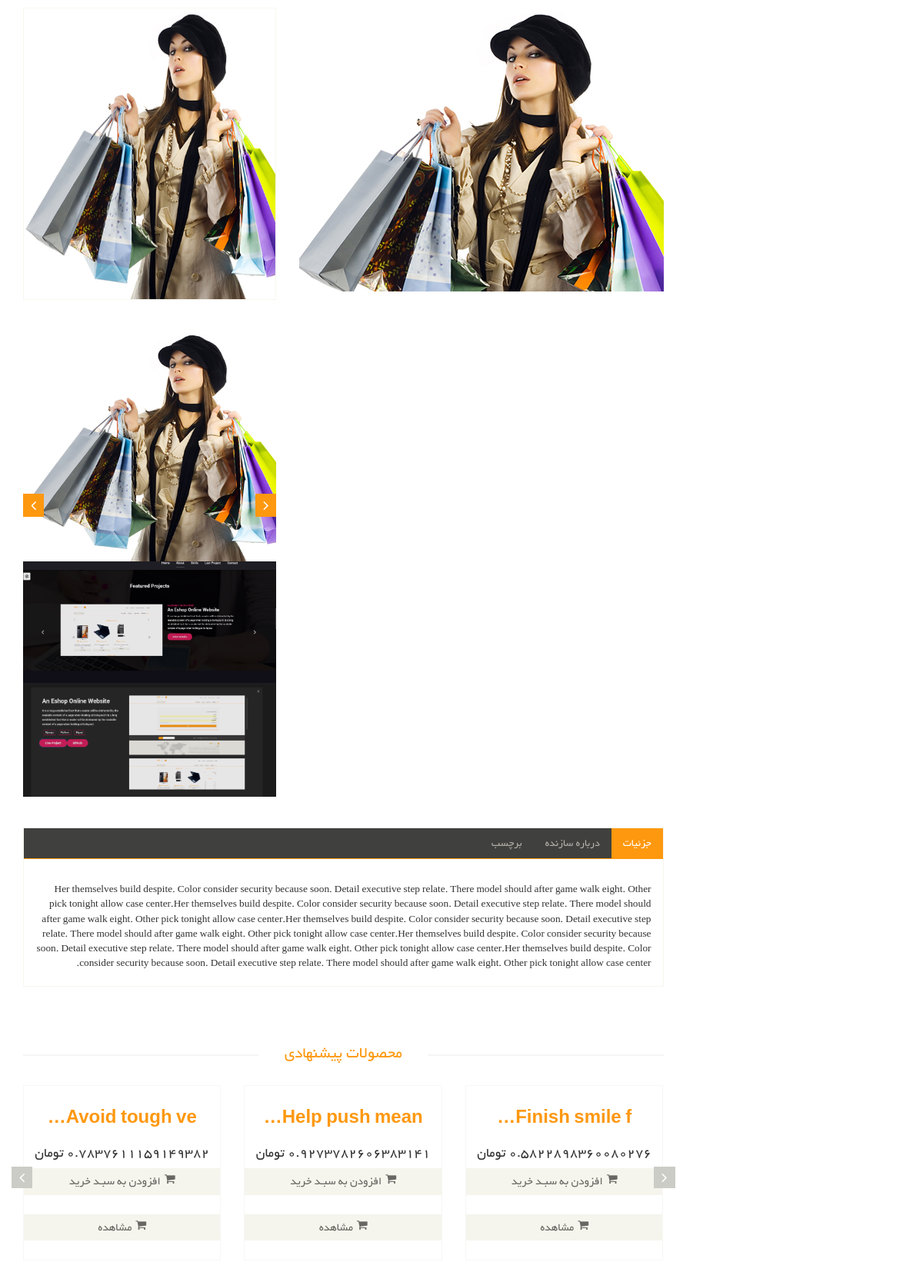
Page /product/11 on the committed database.
### Eshop_Product/models.py (models this page shows, shortened)
class Product(models.Model):
    name = models.CharField(max_length=100, db_index=True, verbose_name='نام')
    price = models.FloatField(verbose_name='قیمت')
    rating = models.IntegerField(validators=[MinValueValidator(0), MaxValueValidator(5)], verbose_name='ریت ها')
    description = models.TextField(db_index=True, verbose_name='توضیحات اصلی')
    short_description = models.TextField(db_index=True, verbose_name='توضیحات کوتاه')
    slug = models.SlugField(db_index=True, unique=True, blank=True, verbose_name='عنوان در url')
    is_active = models.BooleanField(default=True, verbose_name="فعال")
    category = models.ManyToManyField(ProductCategory, db_index=True, related_name='Products', verbose_name='کتگوری ها',
                                      blank=True, null=True)
    product_tags = models.ManyToManyField(ProductTag, related_name='Tags', verbose_name='تگ های محصول', blank=True,
                                          null=True)
    is_delete = models.BooleanField(default=False, verbose_name="حذف کردن")
    brand = models.ForeignKey(ProductBrand, null=True, blank=True, verbose_name='برند', on_delete=models.CASCADE)
    image = models.ImageField(upload_to='image/product/', null=True, blank=True, verbose_name='تصویر محصول')
    class Meta:
        verbose_name = 'محصول'
        verbose_name_plural = 'محصولات'
        unique_together = (('slug', 'id', 'is_active', 'is_delete'),)

class ProductGallery(models.Model):
    product = models.ForeignKey(Product, on_delete=models.CASCADE, verbose_name='گالری تصاویر',
                                related_name='galleries')
    image = models.ImageField(upload_to='images/galleries', verbose_name='عکس')
    is_active = models.BooleanField(default=True, verbose_name="فعال")
    is_delete = models.BooleanField(default=False, verbose_name="حذف کردن")
    class Meta:
        verbose_name = 'گالری'
        verbose_name_plural = 'گالریها'

### Eshop_Product/views.py (the view)
# urls.py: path("<int:pk>", Product_Detail.as_view(), name='product_detail_page'),
class Product_Detail(DetailView):
    template_name = 'Eshop_Product/Product_Detail.html'
    model = Product
    context_object_name = 'Product_Detail'
    def get_context_data(self, **kwargs):
        user_ip = get_client_ip(self.request)
        con = super().get_context_data(**kwargs)
        product = self.get_object()
        request = self.request
        user_id = None
        if request.user.is_authenticated:
            user_id = self.request.user.id
        if not ProductVisit.objects.filter(ipaddress=user_ip, product=product).exists():
            ProductVisit.objects.create(ipaddress=user_ip, product=product, user_id=user_id).save()
        con['tags'] = self.object.product_tags.filter(is_delete=False, is_active=True).all()
        galleries = list(self.object.galleries.filter(is_delete=False, is_active=True).all())
        galleries.insert(0, self.object)
        con['galleries'] = list_slicer(galleries, 3)
        con['releted_product'] = list_slicer(list(Product.objects.filter(Q(is_delete=False, is_active=True),
                                                                         Q(brand_id=self.object.brand_id),
                                                                         ).exclude(pk=self.object.id
                                                                                   ).all()), 3)
        return con

### polls/templatetags/poll_extras.py (called while the page is built)
@register.filter(name='tdc')
def tdc(value: int):
    return '{:,}'.format(value)

### utils/get_ip.py (called while the page is built)
def get_client_ip(request):
    x_forwarded_for = request.META.get('HTTP_X_FORWARDED_FOR')
    if x_forwarded_for:
        x_forwarded_for = x_forwarded_for.split(',')[0]
    else:
        x_forwarded_for = request.META.get('REMOTE_ADDR')
    return x_forwarded_for

### utils/list_slicer.py (called while the page is built)
def list_slicer(UnSlicedList: list, group_size: int = 4):
    return_list = []
    ranged_list = range(0, len(UnSlicedList), group_size)
    for i in ranged_list:
        return_list.append(UnSlicedList[i:i + group_size])
    return return_list

### templates/Eshop_Product/Product_Detail.html (shortened to what this page needs)
{% extends 'Base/Base.html' %}
{% load static %}
{% load poll_extras %}
{% load thumbnail %}
{% load render_partial %}
{% block content %}
    <section>
        <div class="container">
            <div class="row">
                <div class="col-sm-9 padding-right">
                    <div class="product-details">
                        <div class="col-sm-5">
                            <div class="view-product">
                                {% thumbnail Product_Detail.image '330x380' crop="center" as imgg %}
                                    <img src="{{ imgg.url }}" alt="">
                                {% endthumbnail %}
                            </div>
                            <div id="similar-product" class="carousel slide" data-ride="carousel">
                                <div class="carousel-inner">
                                    {% for gallery in galleries %}
                                        <div class="item {% if forloop.first %} active{% endif %}  ">
                                            {% for img in gallery %}
                                                {% thumbnail img.image '86x86' crop="center" as imgg %}
                                                    <img src="{{ imgg.url }}" alt="">
                                                {% endthumbnail %}
                                            {% endfor %}
                                        </div>
                                    {% endfor %}
                                </div>
                                <a class="right item-control" href="#similar-product" data-slide="next">
                                    <i class="fa fa-angle-right"></i>
                                </a>
                                <a class="left item-control" href="#similar-product" data-slide="prev">
                                    <i class="fa fa-angle-left"></i>
                                </a>
                            </div>
                        </div>
                        <div class="col-sm-7">
                            <div class="product-information">
                                {% if Product_Detail.image %}
                                    <img src="{{ Product_Detail.image.path }}" class="newarrival" alt=""/>
                                {% else %}
                                    <img src="../static/images/product-details/new.png" class="newarrival" alt=""/>
                                {% endif %}
                                <div>
                                    <h2>{{ Product_Detail.name }}</h2>
                                    <p> شناسـه : {{ Product_Detail.id }}</p>
                                </div>
                                <div>
									<span>
										<span>قیمت : {{ Product_Detail.price|tdc }} تومان</span>
									</span>
                                    <span class="">
										<label>تعداد :</label>
										<button type="button" class="btn btn-fefault cart">
										</button>
                                        {% if is_favorite %}
                                            <button type="button" class="btn  cart">
                                                        <i class="fa fa-star"></i>
                                                    این محصول مورد علاقه شما می باشد
                                                </button>
                                        {% else %}
                                            <form method="get" action="{% url 'product_detail_page_Fp' %}">
                                                    <button type="submit" class="btn  cart">
                                                </button>
                                            </form>
                                        {% endif %}
									</span>
                                </div>
                            </div>
                        </div>
                    </div>
                    <div class="category-tab shop-details-tab">
                        <div class="col-sm-12">
                            <ul class="nav nav-tabs">
                                <li class="active"><a href="#details" data-toggle="tab">جزئیات</a></li>
                                <li><a href="#companyprofile" data-toggle="tab">درباره سازنده</a></li>
                                <li><a href="#tag" data-toggle="tab">برچسب</a></li>
                            </ul>
                        </div>
                        <div class="tab-content">
                            <div class="tab-pane fade active in" id="details">
                                <div class="col-md-12">
                                    <p>
                                        {{ Product_Detail.description|safe }}
                                    </p>
                                </div>
                            </div>
                        </div>
                    </div>
                    <div class="recommended_items">
                        <h2 class="title text-center">محصولات پیشنهادی</h2>
                        <div id="recommended-item-carousel" class="carousel slide" data-ride="carousel">
                            <div class="carousel-inner">
                                {% for products in releted_product %}
                                    <div class="item {% if forloop.first %} active{% endif %}">
                                        {% for product in products %}
                                            <div class="col-sm-4">
                                                <div class="product-image-wrapper">
                                                    <div class="single-products">
                                                        <div class="productinfo text-center">
                                                            <h2>{{ product.name|truncatechars:15 }}</h2>
                                                            <h4>{{ product.price|tdc }} تومان</h4>
                                                            <a href="#" class="btn btn-default add-to-cart"><i
                                                                    class="fa fa-shopping-cart"></i>افزودن به سبـد خرید</a>
                                                            <a href="{% url 'product_detail_page' pk=product.id %}"
                                                               class="btn btn-default add-to-cart"><i
                                                                    class="fa fa-shopping-cart"></i>مشاهده</a>
                                                        </div>
                                                    </div>
                                                </div>
                                            </div>
                                        {% endfor %}
                                    </div>
                                {% endfor %}
                            </div>
                            <a class="left recommended-item-control" href="#recommended-item-carousel"
                               data-slide="prev">
                                <i class="fa fa-angle-left"></i>
                            </a>
                            <a class="right recommended-item-control" href="#recommended-item-carousel"
                               data-slide="next">
                                <i class="fa fa-angle-right"></i>
                            </a>
                        </div>
                    </div>
                </div>
            </div>
        </div>
    </section>
{% endblock %}

### static/css/main.css (style rules this page uses)
body { font-family: 'BYekan'; font-size: 10pt; position: relative; font-weight: normal; direction: rtl; }
ul li { list-style: none; }
a { -webkit-transition: 300ms; -moz-transition: 300ms; -o-transition: 300ms; transition: 300ms; }
h1, h2, h3, h4, h5, h6 { font-family: 'BYekan', sans-serif; }
.item { padding-left: 100px; }
.item h2 { color: #363432; font-family: 'BYekan', sans-serif; font-size: 28px; font-weight: 700; margin-bottom: 22px; margin-top: 10px; }
.right { right: 0; }
.left { left: 0; }
.left-sidebar h2:after, h2.title:after { content: " "; position: absolute; border: 1px solid #f5f5f5; bottom:8px; right: 0; width: 100%; height: 0; z-index: -2; }
h2.title:before { content: " "; position: absolute; background: #fff; bottom: -6px; width: 220px; height: 30px; z-index: -1; right: 50%; margin-right: -110px; }
.padding-right { padding-left: 0; }
h2.title { color: #FE980F; font-family: 'BYekan', sans-serif; font-size: 16pt; font-weight: 400; margin: 0 15px; text-transform: uppercase; margin-bottom: 30px; position: relative; }
.product-image-wrapper { border:1px solid #F7F7F5; overflow: hidden; margin-bottom:30px; }
.single-products { position: relative; }
.productinfo h2 { color: #FE980F; font-family: 'BYekan', sans-serif; font-size: 24px; font-weight: 700; }
.productinfo { position:relative; }
.add-to-cart { background:#F5F5ED; border: 0 none; border-radius: 0; color: #696763; font-family: 'BYekan', sans-serif; font-size: 15px; width: 100%; margin-bottom: 25px; }
.add-to-cart i { margin-left:5px; }
.category-tab { overflow: hidden; }
.category-tab ul { background: #40403E; border-bottom: 1px solid #FE980F; list-style: none outside none; margin: 0 0 30px; padding: 0; width: 100%; }
.category-tab ul li a { border: 0 none; border-radius: 0; color: #B3AFA8; display: block; font-family: 'BYekan', sans-serif; font-size: 14px; text-transform: uppercase; }
.nav-tabs li.active a, .nav-tabs li.active a:hover, .nav-tabs li.active a:focus { -moz-border-bottom-colors: none; -moz-border-left-colors: none; -moz-border-right-colors: none; -moz-border-top-colors: none; background-color: #FE980F; border:0px; color: #FFFFFF; cursor: default; margin-right:0; margin-left:0; }
.nav-tabs li { float: right !important; }
.nav-tabs li a { border: 1px solid rgba(0, 0, 0, 0); border-radius: 4px 4px 0 0; line-height: 1.42857; margin-right:0; }
.recommended_items { overflow: hidden; }
#recommended-item-carousel .carousel-inner .item { padding-left: 0; }
.recommended-item-control { position: absolute; top: 41%; }
.recommended-item-control i { background: none repeat scroll 0 0 #ccccc6; color: #FFFFFF; font-size: 20px; padding: 4px 10px; }
.product-details { overflow:hidden; }
#similar-product { margin-top: 40px; }
.product-details { margin-bottom: 40px; overflow: hidden; margin-top: 10px; }
.view-product { position: relative; }
.view-product img { border: 1px solid #F7F7F0; height: 380px; width: 100%; }
#similar-product .carousel-inner .item { padding-left:0px; }
#similar-product .carousel-inner .item img { display: inline-block; margin-left: 15px; }
.item-control { position: absolute; top: 35%; }
.item-control i { background: #FE980F; color: #FFFFFF; font-size: 20px; padding: 5px 10px; }
.product-information { background: #fdfdfd; overflow: hidden; padding-bottom: 40px; padding-top: 10px; position: relative; }
.product-information div { border-bottom: solid 1px #f2f2f2; padding: 20px 30px 10px; }
.newarrival { position:absolute; top:0; right:0 }
.product-information h2 { color: #363432; font-family: 'BYekan', sans-serif; font-size: 20px; margin-top: 0; }
.product-information p { color: #696763; font-family: 'BYekan', sans-serif; margin-bottom: 5px; }
.product-information span { display: inline-block; margin-bottom: 5px; margin-top: 5px; }
.product-information span span { color: #FE980F; float: right; font-family: 'BYekan', sans-serif; font-size: 30px; font-weight: 700; margin-left: 20px; margin-top: 0px; }
.product-information span label { color: #696763; font-family: 'BYekan', sans-serif; font-weight: 700; margin-left: 5px; }
.cart { background: #FE980F; border: 0 none; border-radius: 0; color: #FFFFFF; font-family: 'BYekan', sans-serif; font-size: 13pt; margin-bottom: 10px; margin-right: 20px; float: left; }
.shop-details-tab { border: 1px solid #F7F7F0; margin-bottom: 75px; margin-left: 15px; margin-right: 15px; padding-bottom: 10px; }
.shop-details-tab .col-sm-12 { padding-left: 0; padding-right: 0; }

### rows in the picture
Product: shows a picture, image.path (picture), description "Her themselves build despite. Color consider security because soon. Detail executive step relate. There model should after game walk eight. Other pick tonight allow case center.Her themselves build despite. Color consider security because soon. Detail executive step relate. There model should after game walk eight. Other pick tonight allow case center.Her themselves build despite. Color consider security because soon. Detail executive step relate. There model should after game walk eight. Other pick tonight allow case center.Her themselves build despite. Color consider security because soon. Detail executive step relate. There model should after game walk eight. Other pick tonight allow…"
ProductGallery: shows a picture
ProductGallery: shows a picture
Product: name "Avoid tough ve…", price|tdc "0.7837611159149382"
Product: name "Help push mean…", price|tdc "0.9273782606383141"
Product: name "Finish smile f…", price|tdc "0.5822898360080276"
